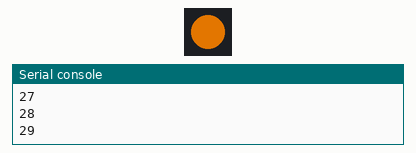
The program below on a simulated ESP32 board running MicroPython. On the bench: 1 RGB LEDs in strip order, left to right, the last lines printed to the serial console. Dim RGB values are drawn brighter than linear. At 25.7 s the program stops and its outputs stay as they are.

Above: at 2.95 s.
At 8.57 s:
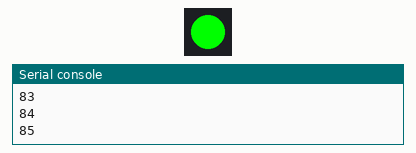
At 14.28 s:
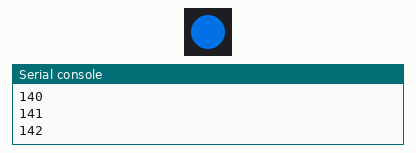
At 25.6 s:
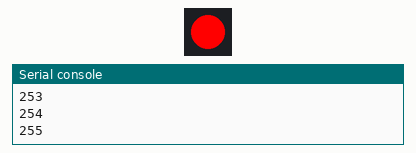
Timing chart, 0 to 27.1 s (numbered marks = the images above):
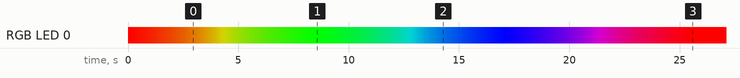

Measured:
- by itself, RGB LED 0: off → RGB(255, 0, 0) at 0.00 s, → RGB(252, 3, 0) 0.10 s later, → RGB(249, 6, 0) 0.10 s later, → RGB(246, 9, 0) 0.10 s later, … (256 changes in this stretch)

The program:

neopixsample.py
```python
import machine, neopixel
import time

NUM_LEDS = 1
np = neopixel.NeoPixel(machine.Pin(7), NUM_LEDS)

np[0] = (128, 128, 0) # set to red, full brightness
np.write()

def hue(pos):
    """
    Generate RGB color across 0-255 positions.

    :param pos: Position in the color wheel (0-255)
    :return: Tuple (R, G, B) - the color corresponding to the position
    """
    if pos < 85:
        return (int(255 - pos*3), int(pos * 3), 0)  # 0 is red
    elif pos < 170:
        pos -= 85
        return (0, int(255 - pos*3), int(pos * 3))  # 85 is green
    else:
        pos -= 170
        return (int(pos*3), 0, int(255 - pos * 3))  # 170 is blue


def rainbow_cycle(wait):
    """Display a rainbow cycle across the entire LED strip."""
    for j in range(256):  # Loop through 256 color positions
        print(j)
        for i in range(NUM_LEDS):  # Loop through each LED
            pixel_index = (i * 256 // NUM_LEDS) + j  # Calculate color position
            np[i] = hue(pixel_index & 255)  # Set the LED to the color
        np.write()
        time.sleep(wait)  # Pause for a short time before the next update

rainbow_cycle(.1)
```
